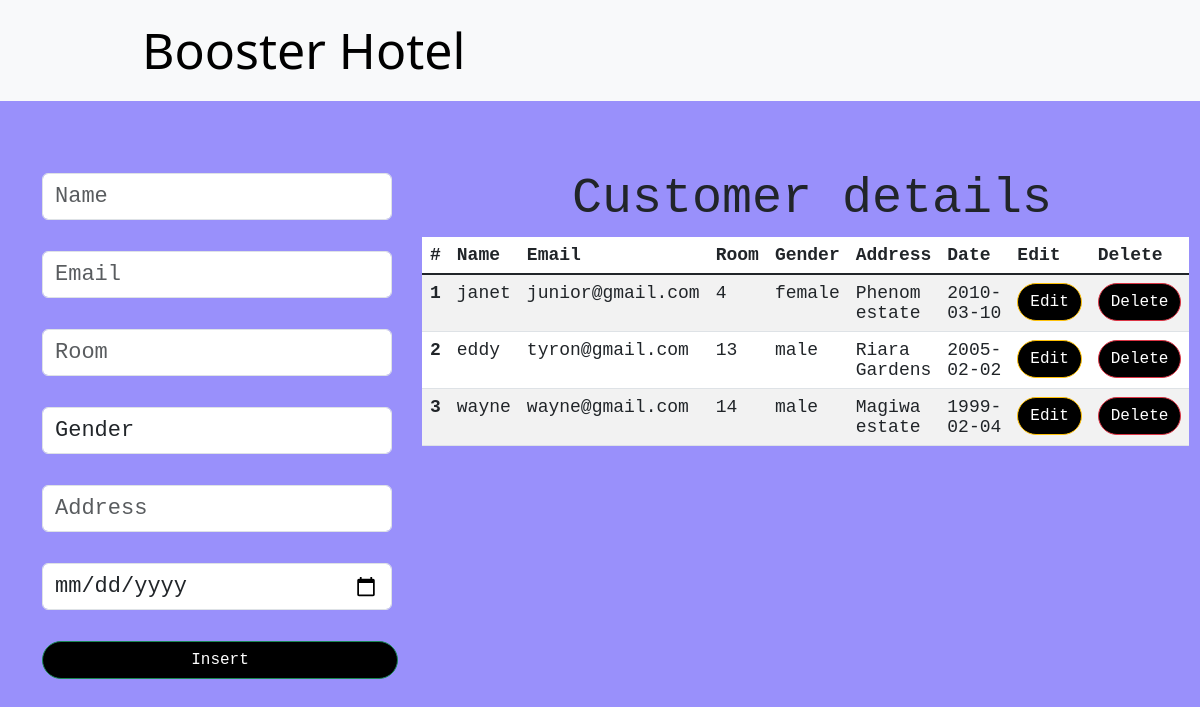
Before: / with the older database file.
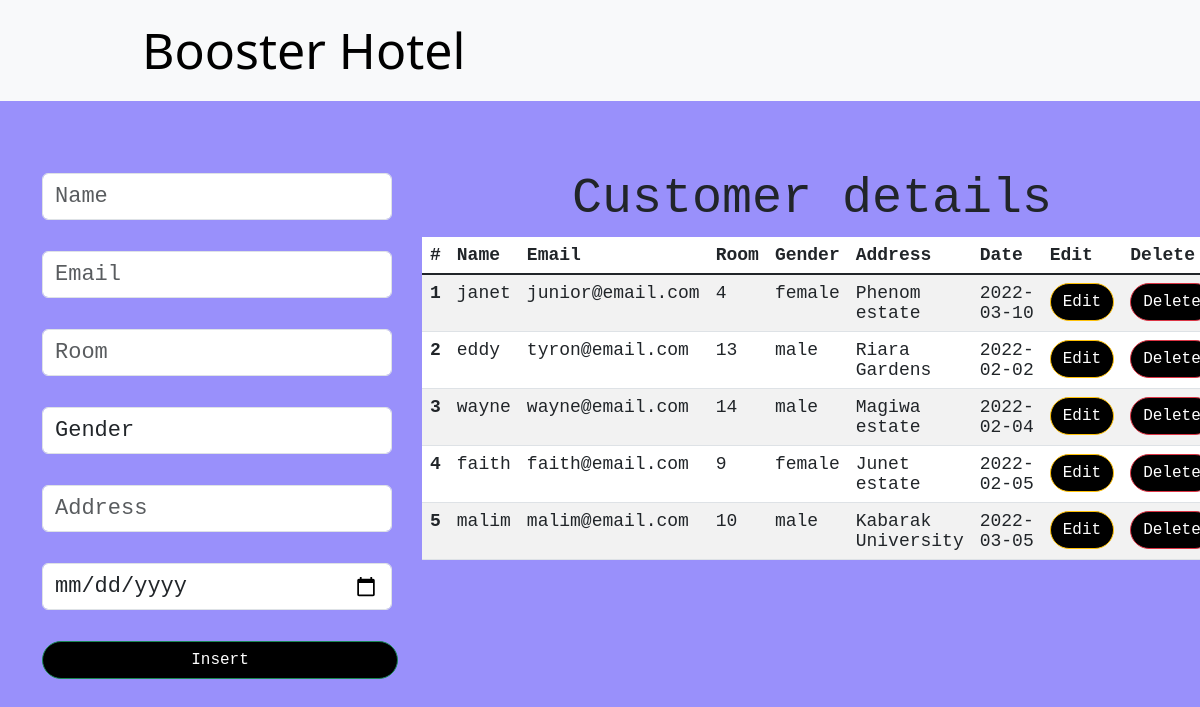
After: the same page with the newer database file.
### djangoProject_MARK/models.py (models this page shows)
class Customer(models.Model):
    name = models.CharField(max_length=50, blank=False, null=False)
    email = models.EmailField()
    room = models.IntegerField()
    gender = models.CharField(max_length=50, blank=False, null=False)
    address = models.CharField(max_length=50)
    date = models.CharField(max_length=50)

### djangoProject_MARK/views.py (the view)
# urls.py: path('', views.index_page, name='index'),
def index_page(request):
    data = Customer.objects.all()
    context = {"data": data}
    return render(request, "index.html", context)

### templates/index.html (shortened to what this page needs)
<html lang="en">
    <link href="https://cdn.jsdelivr.net/npm/bootstrap@5.3.0-alpha1/dist/css/bootstrap.min.css" rel="stylesheet">
  <head>
      {% load static %}
      <link rel="stylesheet" href={% static "css/mystyle.css" %}>
  </head>
  <body>
    <nav class="navbar navbar-expand-lg bg-body-tertiary">
        <div class="container-md">
             <a class="navbar-brand" href="/">Booster Hotel</a>
        </div>
      </nav>
      <div class="container mt-5">
        <div class="row">
            <div class="col-md-4">
                <br>
                <form action="/insert" method="post">
                    <div class="form-group">
                        <input type="text" class="form-control" placeholder="Name" name="name" required>
                    </div>
                    <div class="form-group">
                        <input type="email" class="form-control  mt-2" placeholder="Email" name="email" required>
                    </div>
                    <div class="form-group">
                        <input type="number" class="form-control  mt-2" placeholder="Room" name="room" required>
                    </div>
                    <div class="form-group mt-2">
                        <select id="gender" name="gender" class="form-control" required>
                            <option selected>Gender</option>
                        </select>
                    </div>
                    <div class="form-group">
                        <input type="text" class="form-control  mt-2" placeholder="Address" name="address" required>
                    </div>
                    <div class="form-group">
                        <input type="date" class="form-control  mt-2" placeholder="Entry date" name="date" required>
                    </div>
                    <div class="d-grid gap-2">
                        <button class="btn btn-success mt-2" type="ENTER">Insert</button>
                    </div>
                </form>
            </div>
            <div class="col-md-8">
                <h2>Customer details</h2>
                <table class="table table-striped table-hover">
                    <thead>
                      <tr>
                        <th scope="col">#</th>
                        <th scope="col">Name</th>
                        <th scope="col">Email</th>
                        <th scope="col">Room</th>
                        <th scope="col">Gender</th>
                        <th scope="col">Address</th>
                        <th scope="col">Date</th>
                        <th scope="col">Edit</th>
                        <th scope="col">Delete</th>
                      </tr>
                    </thead>
                    <tbody class="table-group-divider">
                    {% for d in data %}
                      <tr>
                        <th scope="row">{{d.id}}</th>
                        <td>{{d.name}}</td>
                        <td>{{d.email}}</td>
                        <td>{{d.room}}</td>
                        <td>{{d.gender}}</td>
                        <td>{{d.address}}</td>
                        <td>{{d.date}}</td>
                        <td><a href="/update/{{d.id}}" type="button" class="btn btn-outline-warning">Edit</a></td>
                        <td><a href="/delete/{{d.id}}" type="button" class="btn btn-outline-danger">Delete</a></td>
                      </tr>
                    {% endfor %}
                    </tbody>
                  </table>
            </div>
        </div>
      </div>
  </body>
</html>

### djangoProject_MARK/static/css/mystyle.css (style rules this page uses)
body { background-color: #9990fb !important; }
.form-group { width: 350px; height: 70px; }
.form-control { background-color: #ffffff !important; font-size: 22px; font-family: "Century Schoolbook L", monospace; }
.btn { border-radius: 20px; color: white; background-color: black; font-family: "Century Schoolbook L", monospace; }
.col-md-8 { margin-top: 20px; }
h2 { font-size: 50px; font-family: "Century Schoolbook L", monospace; margin-left: 150px; }
table { font-family: "Century Schoolbook L", monospace; font-size: 18px; background-color: #ffffff !important; }
.navbar-brand { font-size: 50px; margin-left: 100px; }

Changed rows visible on the page:
changed Customer "janet": email "junior@gmail.com" → "junior@email.com"; date "2010-03-10" → "2022-03-10"
changed Customer "eddy": email "tyron@gmail.com" → "tyron@email.com"; date "2005-02-02" → "2022-02-02"
changed Customer "wayne": email "wayne@gmail.com" → "wayne@email.com"; date "1999-02-04" → "2022-02-04"
added Customer: id "4", name "faith", email "faith@email.com", room "9", gender "female", address "Junet estate", date "2022-02-05"
added Customer: id "5", name "malim", email "malim@email.com", room "10", gender "male", address "Kabarak University", date "2022-03-05"
